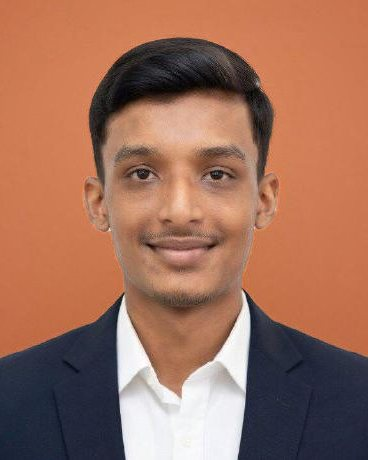
#> input picture scripts/readme/photos/portrait-light.jpg, 368 x 460 px
$ python plate.py ../photos/portrait-light.jpg
#> lines starting #> are read from the running program, lines starting #| are printed output that depends on the picture; after the words box and inside, x2 and y2 are one past the last pixel; in counts of white or black regions, pixels touching at a corner belong together
# Portrait plates for the profile: cut the photo out of its plain studio
# backdrop and set it on the terracotta plate used by the design.
#
#   python3 tools/plate.py <photo.jpg>
#
# Writes photos/portrait-light.jpg and photos/portrait-dark.jpg (4:5, 460×575).
# Needs Pillow and numpy. The backdrop is found by colour (low-saturation
# mid grey) and connectivity to the image border; edge pixels get a soft
# alpha and their grey cast is replaced by the new backdrop colour.

import sys
from pathlib import Path

import numpy as np
from PIL import Image, ImageFilter

OUT = Path(__file__).resolve().parent.parent / 'photos'
SIZE = (460, 575)
PLATES = {  # radial: centre colour → edge colour (same as theme.plateBackdrop)
    'light': ('#D7855E', '#B9623D'),
    'dark': ('#C9764F', '#9C5232'),
}


def rgb(h):
    h = h.lstrip('#')
    return np.array([int(h[i:i + 2], 16) for i in (0, 2, 4)], dtype=np.float32)


def main(src):
#> called with src = '../photos/portrait-light.jpg'
    im = Image.open(src).convert('RGB')
#> im is the input picture: PIL image 368x460 RGB; mean R, G, B 159.8, 111.3, 91.4
    a = np.asarray(im).astype(np.float32)
    H, W, _ = a.shape
#> H = 460; W = 368
    mx, mn = a.max(2), a.min(2)
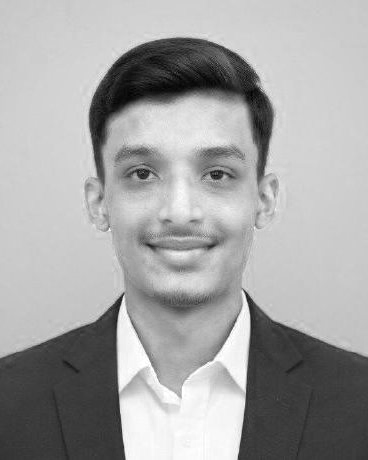
#> mx: shape (460, 368) float32; min 0, max 255, mean 164.4
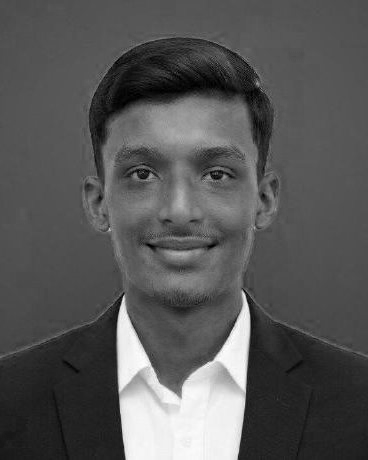
#> mn: shape (460, 368) float32; min 0, max 255, mean 86.8
    lum = a.mean(2)
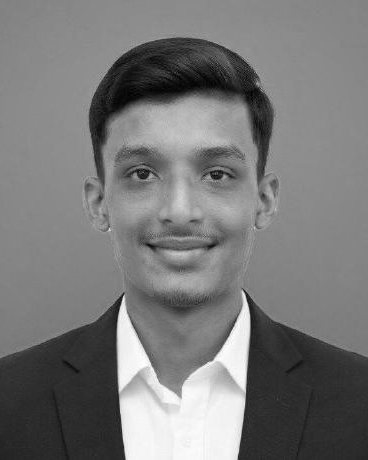
#> lum: shape (460, 368) float32; min 0, max 255, mean 120.9

    # 1. candidate backdrop pixels: greyish and mid-bright
    cand = ((mx - mn) < 20) & (lum > 125) & (lum < 210)
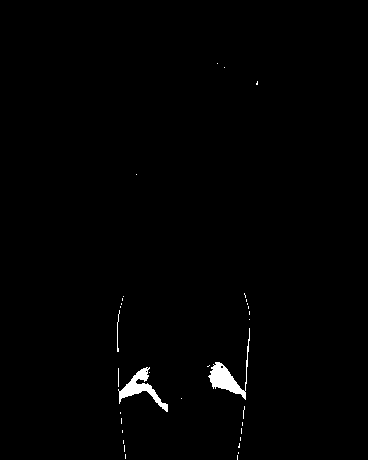
#> cand: shape (460, 368) bool; 0.89% white; 34 white regions (31 under 20 px), largest, box (x1, y1, x2, y2) and area: (208, 328, 250, 400) 695, (118, 367, 168, 412) 636, (117, 310, 120, 352) 46

    # 2. keep only candidates connected to the top / left / right borders
    #    (not the bottom: the suit reaches it)
    bg = np.zeros_like(cand)
    bg[0, :] = cand[0, :]
#> bg: shape (460, 368) bool; every value is 0
    bg[:, 0] = cand[:, 0]
    bg[:, -1] = cand[:, -1]
    while True:
        grown = bg.copy()
        grown[1:, :] |= bg[:-1, :]
        grown[:-1, :] |= bg[1:, :]
        grown[:, 1:] |= bg[:, :-1]
        grown[:, :-1] |= bg[:, 1:]
        grown &= cand
        if (grown == bg).all():
            break
        bg = grown

    # 3. smooth model of the original backdrop (quadratic fit over x, y)
    ys, xs = np.nonzero(bg)
#> ys = empty array; xs = empty array
    pick = np.random.default_rng(7).choice(len(xs), size=min(40000, len(xs)), replace=False)
#> pick = empty array
    X, Y = xs[pick] / W, ys[pick] / H
#> X = empty array; Y = empty array
    A = np.stack([np.ones_like(X), X, Y, X * X, Y * Y, X * Y], 1)
#> A = empty array
    coef = np.linalg.lstsq(A, a[ys[pick], xs[pick]], rcond=None)[0]
#> coef = [[0, 0, 0], [0, 0, 0], [0, 0, 0], [0, 0, 0], [0, 0, 0], [0, 0, 0]]
    gx, gy = np.meshgrid(np.arange(W) / W, np.arange(H) / H)
    G = np.stack([np.ones_like(gx), gx, gy, gx * gx, gy * gy, gx * gy], -1) @ coef
#> G: shape (460, 368, 3) float64; every value is 0

    # 4. alpha: 0 on the backdrop, 1 inside, soft across a thin edge band
    hard = Image.fromarray(((~bg) * 255).astype(np.uint8))
#> hard: PIL image 368x460 L; every value is 255
    inner = np.asarray(hard.filter(ImageFilter.MinFilter(5))) > 0
#> inner: shape (460, 368) bool; every value is 1
    outer = np.asarray(hard.filter(ImageFilter.MaxFilter(5))) > 0
    band = outer & ~inner
    dist = np.linalg.norm(a - G, axis=2)
    alpha = np.where(bg, 0.0, 1.0)
#> alpha: shape (460, 368) float64; every value is 1
    alpha[band] = np.clip(dist[band] / 55.0, 0, 1)
    alpha = np.asarray(Image.fromarray((alpha * 255).astype(np.uint8)).filter(ImageFilter.GaussianBlur(0.8))) / 255.0

    for name, (c1, c2) in PLATES.items():
        B1, B2 = rgb(c1), rgb(c2)
        r = np.clip(np.hypot(gx - 0.5, gy - 0.32) / 0.85, 0, 1) ** 1.3
        plate = B1 + (B2 - B1) * r[..., None]
        # replace the old backdrop's colour contribution with the plate's
        out = a + (1 - alpha[..., None]) * (plate - G)
        img = Image.fromarray(np.clip(out, 0, 255).astype(np.uint8))
        # 4:5 crop keeping the hair, then the plate size
        ch = round(W * 5 / 4)
        top = max(0, min(H - ch, 20))
        img = img.crop((0, top, W, top + ch)).resize(SIZE, Image.LANCZOS)
        p = OUT / f'portrait-{name}.jpg'
        img.save(p, quality=84, optimize=True, progressive=False)
        print(p, img.size, p.stat().st_size, 'bytes')


if __name__ == '__main__':
    main(sys.argv[1])
